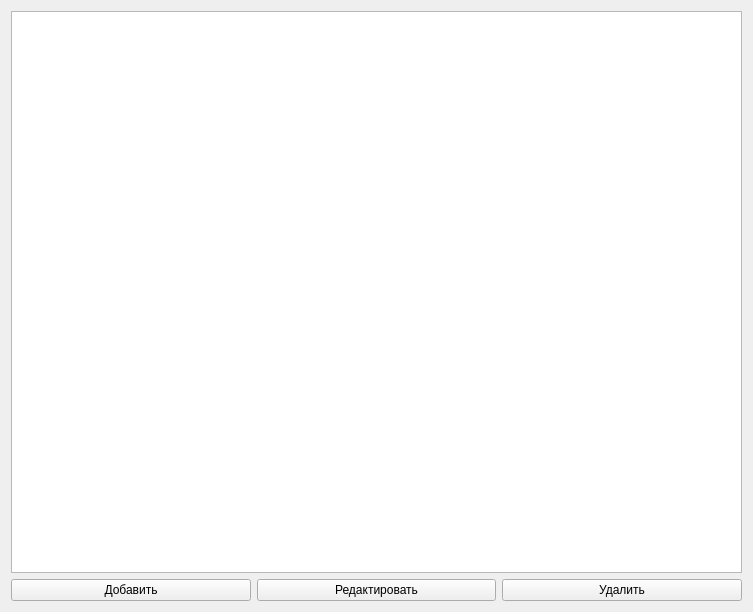
<?xml version="1.0" encoding="UTF-8"?>
<ui version="4.0">
 <class>Form</class>
 <widget class="QWidget" name="Form">
  <property name="geometry">
   <rect>
    <x>0</x>
    <y>0</y>
    <width>753</width>
    <height>612</height>
   </rect>
  </property>
  <property name="windowTitle">
   <string>Form</string>
  </property>
  <layout class="QVBoxLayout" name="verticalLayout">
   <item>
    <widget class="QTableView" name="tableView"/>
   </item>
   <item>
    <layout class="QHBoxLayout" name="horizontalLayout">
     <item>
      <widget class="QPushButton" name="pushButton">
       <property name="text">
        <string>Добавить</string>
       </property>
      </widget>
     </item>
     <item>
      <widget class="QPushButton" name="pushButton_2">
       <property name="text">
        <string>Редактировать</string>
       </property>
      </widget>
     </item>
     <item>
      <widget class="QPushButton" name="pushButton_3">
       <property name="text">
        <string>Удалить</string>
       </property>
      </widget>
     </item>
    </layout>
   </item>
  </layout>
 </widget>
 <resources/>
 <connections/>
</ui>
